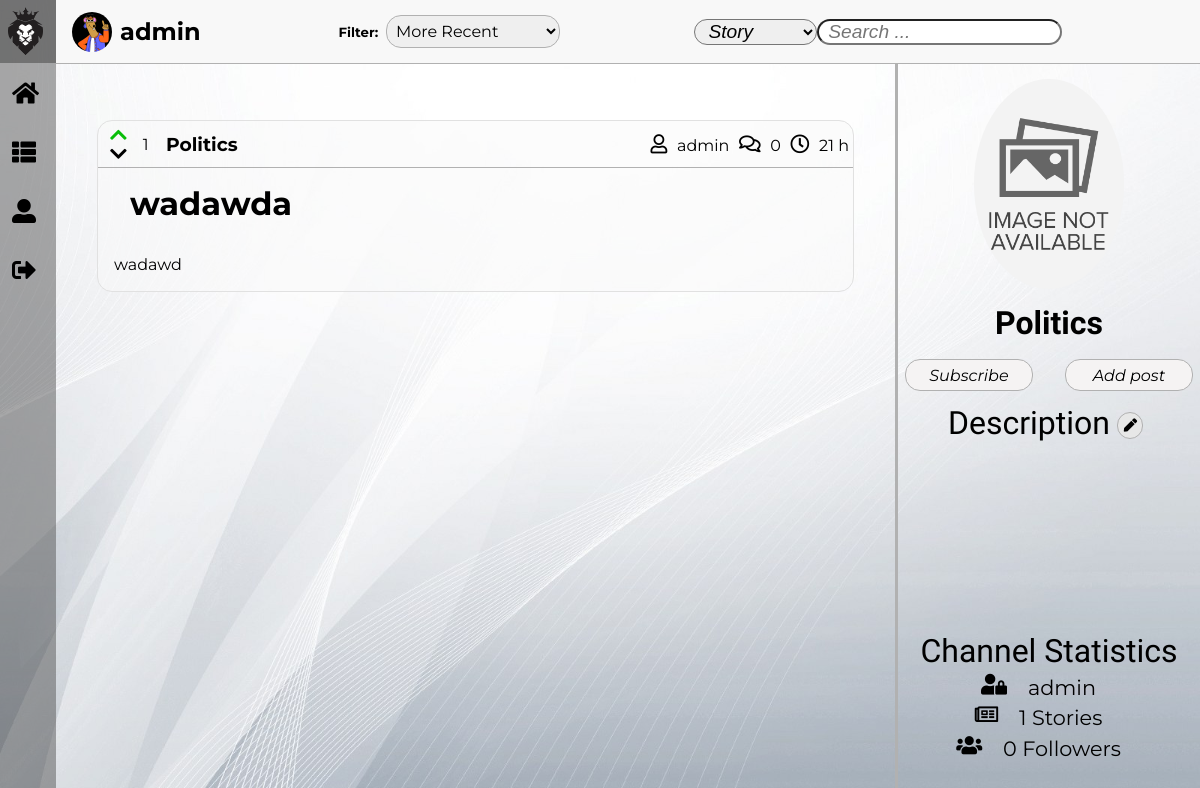
Screenshot of /pages/channel.php?channelName=Politics (signed in) with the database file from the repository.
### tables this page shows
CREATE TABLE Channel(
    name TEXT NOT NULL PRIMARY KEY,
    owner TEXT NOT NULL REFERENCES User(username),
    description TEXT      
);

CREATE TABLE Story(
    storyID INTEGER NOT NULL PRIMARY KEY,
    storyTitle TEXT NOT NULL,
    storyContent TEXT NOT NULL,
    storyPoints INTEGER,
    storyAuthor TEXT NOT NULL REFERENCES User(username),
    storyComments INTEGER NOT NULL,
    storyTime TEXT NOT NULL,
    channelName TEXT NOT NULL REFERENCES Channel(name)       
);

### pages/channel.php (called while the page is built, shortened)
<?php
    include_once('../templates/tpl_common.php');
    include_once('../templates/tpl_stories.php');
    include_once('../templates/tpl_channel.php');
    include_once('../database/db_channel.php');
    $channelName = isset($_GET['channelName']) ? $_GET['channelName'] : '';
    $filter = isset($_GET['filter']) ? $_GET['filter'] : 2;
    $searchFilter = isset($_GET['searchFilter']) ? $_GET['searchFilter'] : 2;
    $channel = get_channel($channelName);
    $channelStories = isset($_GET['search']) ? get_channel_search_stories($channelName, $filter, $searchFilter, $_GET['search']) : get_channel_stories($channelName, $filter);
    $storiesVotes = []; $votedStories = [];
    foreach($channelStories as $story) {
      $votes = get_story_votes($story['storyID']);
      $storiesVotes[$story['storyID']] = $votes == null ? 0 : $votes;
      $votedStories[$story['storyID']] = get_user_story_vote($_SESSION['username'], $story['storyID']);
    }
    $channelFollowers = count(get_channel_followers($channelName));
    $channelOwner = get_channel_owner($channelName);
    $status = check_user_subscription($_SESSION['username'], $channelName);
    draw_common(htmlentities($_SESSION['username']), ['stories.css', 'channel_aside.css'], [], $filter, $searchFilter);
    draw_stories(htmlentities_all($channelStories), htmlentities_all($storiesVotes), htmlentities_all($votedStories));
    draw_channel_aside(htmlentities_all($channel), htmlentities(count(get_channel_stories($channelName, $filter))), htmlentities($channelFollowers), htmlentities($channelOwner), htmlentities($status));
    draw_footer();
?>

### database/db_channel.php (called while the page is built, shortened)
<?php
  include_once('../includes/functions.php');
    function get_channel($channelName) {
        $db = Database::instance()->db();
        $stmt = $db->prepare('SELECT * FROM Channel WHERE name = ?');
        $stmt->execute(array($channelName));
        return $stmt->fetch();
    }
    function get_channel_stories($channelName, $filter) {
        $db = Database::instance()->db();
        $stmt = $db->prepare('SELECT * FROM Story JOIN Channel ON Story.channelName = Channel.name WHERE Story.channelName = ? ORDER BY ' . orderBy($filter));
        $stmt->execute(array($channelName));
        return $stmt->fetchall();
    }
     function get_channel_owner($channelName){
      $db = Database::instance()->db();
      $stmt = $db->prepare('SELECT owner FROM Channel WHERE Channel.name = ?');
      $stmt->execute(array($channelName));
      return $stmt->fetch()['owner'];
     }
?>

### includes/functions.php (called while the page is built, shortened)
<?php function orderBy($value) {
    switch($value) {
    default:
        return 'storyID DESC';
    break;
    }
}
function data_converter($storyTime) {
    $newStoryTime = new DateTime(date('Y-m-d H:i:s'));
    $oldStoryTime = new DateTime($storyTime);
    $interval = date_diff($newStoryTime, $oldStoryTime);
    if($interval->format('%y') !== '0')
        return $interval->format('%y Y');
    else if($interval->format('%m') !== '0')
        return $interval->format('%m M');
    else if($interval->format('%d') !== '0')
        return $interval->format('%d d');
    else if($interval->format('%h') !== '0')
        return $interval->format('%h h');
    else if($interval->format('%i') !== '0')
        return $interval->format('%i m');
    else
        return $interval->format('%s s');
}
?>
<?php function get_image($default, $directory, $folder, $element) {
    $image = $default;
    $extensions = ['jpg', 'png', 'gif'];
    for($index = 0; $index < count($extensions); $index++) {
        if(file_exists($directory . $element . '.' . $extensions[$index])) {
            $image = $folder . $element . '.' . $extensions[$index];
            break;
        }
    }
    return $image;
} ?>

### templates/tpl_stories.php (the view, shortened to what this page needs)
<?php function draw_stories($stories, $storiesVotes, $votedStories) { ?>
    <div id="masterStories">
        <form method="get" action="../pages/story.php">
            <section id="stories">  <?php
                foreach($stories as $story) { ?>
                    <article id="<?= $story['storyID'] ?>" class="storyArticle">
                        <header id="storyHeader">
                            <div id="story_<?= $story['storyID'] ?>_votes" >
                                <div>
                                    <?php
                                        if($votedStories[$story['storyID']] == 1) { ?>
                                            <div class="votes">
                                                <div>
                                                    <i id="voteUp" class="fas fa-chevron-up"></i>
                                                    <i class="fas fa-chevron-down"></i>
                                                </div>
                                                <span class="storyVotes"><?= htmlentities($storiesVotes[$story['storyID']]) ?></span>
                                            </div>
                                        <?php }
                                    ?>
                                    <a href="../pages/channel.php?channelName=<?= $story['channelName'] ?>"><h3><?= $story['channelName'] ?></h3></a>
                                </div>
                                <div>
                                    <a class="author" href="../pages/profile.php?username=<?= $story['storyAuthor'] ?>"><i class="far fa-user"></i><?= $story['storyAuthor'] ?></a>
                                    <a class="comments" href="../pages/story.php?storyID=<?= $story['storyID'] ?>#comments"><i class="far fa-comments"></i><?= $story['storyComments'] ?></a>
                                    <span class="date"><i class="far fa-clock"></i><?= data_converter($story['storyTime']) ?></span>
                                </div>
                            </div>
                            <div>
                                <h1><?= $story['storyTitle'] ?></h1>
                            </div>
                        </header>
                        <div id="storySinopse">
                            <p><?= $story['storyContent'] ?></p>
                        </div>
                    </article>
                <?php } ?>
            </section>
        </form>
    </div>
<?php } ?>

### templates/tpl_common.php (shortened to what this page needs)
<?php function draw_common($username, $css_files, $js_files, $filter, $searchFilter) { ?>
    <!DOCTYPE <!DOCTYPE html>
    <html>
        <head>
            <link rel="stylesheet" href="https://use.fontawesome.com/releases/v5.5.0/css/all.css">
            <?php foreach($css_files as $css_file) { ?>
                <link rel="stylesheet" type="text/css" media="screen" href="../css/<?=$css_file?>" />
            <?php } ?>
            <link rel="stylesheet" type="text/css" media="screen" href="../css/common.css" />
        </head>
        <body>
            <?php
                draw_dynamic_bar($username);
                draw_tool_bar($username, $filter, $searchFilter);
            ?>
<?php } ?>
<?php function draw_dynamic_bar($username) { ?>
    <header id="dynamicBar">
        <div id="header">
            <label class="kadaneIsLife" for="mobileMenu">
                <img src="../resources/images/default/logo.png" alt="Logo">
            </label>
        </div>
        <nav id="menu">
            <div class="mainMenu">
                <i class="fa fa-home"></i><a href="../pages/feed.php">Feed</a>
            </div>
            <div class="mainMenu">
                <i class="fa fa-th-list"></i><a href="../pages/show_channels.php?show=subscriptions">Channels</a>
            </div>
            <div class="mainMenu">
                <i class="fa fa-user-alt"></i><a href="../pages/profile.php?username=<?= $username ?>">Profile</a>
            </div>
            <div class="mainMenu">
                <i class="fa fa-sign-out-alt"></i><a href="../actions/action_logout.php">Logout</a>
            </div>
        </nav>
    </header>
<? } ?>
<?php function draw_tool_bar($username, $filter, $searchFilter) { ?>
    <div id="toolBar">
        <div id="info">
            <a id="user-name" href="../pages/profile.php?username=<?= $username ?>">
                <img id="asideIMG" src="../resources/images/<?= get_image('default/defaultUser.jpg', '../resources/images/users/', 'users/', sha1($username)) ?>" alt="User Image">
                <h5><?= $username ?></h5>
            </a>
        </div>
        <?php
            draw_story_filter($filter);
            draw_search_filter($searchFilter);
        ?>
    </div>
<? } ?>
<?php function draw_story_filter($filter) { ?>
    <div id="filters">
        <h5>Filter:</h5>
        <form method="get" action="<?= $_SERVER['PHP_SELF']?>">
            <select name="filter" id="filterID">
                <option <? echo $filter == 2 ? 'selected ' : '' ?>value="2">More Recent</option>
            </select>
        </form>
    </div>
<? } ?>
<?php function draw_search_filter($searchFilter) { ?>
    <div id="search">
        <form method="get" action="<?= $_SERVER['PHP_SELF']?>">
            <select name="searchFilter" id="searchFilterID">
                <option <? echo $searchFilter == 2 ? 'selected ' : '' ?>value="2">Story</option>
            </select>
            <input type="search" id="searchField" name="search" placeholder="Search ...">
        </form>
    </div>
<? } ?>
<?php function draw_footer() { ?>
        </body>
    </html>
<?php } ?>

### templates/tpl_channel.php (shortened to what this page needs)
<?php function draw_channel_aside($channel, $postedStories, $channelFollowers, $channelOwner, $status) { ?>
    <aside>
        <div id="asidePicture">
            <img id="asideIMG" src="../resources/images/<?= get_image('default/defaultChannel.png', '../resources/images/channels/', 'channels/', sha1($channel['name'])) ?>" alt="Channel Image">
        </div>
        <h3 id="channelName"><?= $channel['name'] ?></h3>
        <div id="forms">
            <form>
                <?php
                    if($status) {
                      ?> <input id="subscribeButton" class="buttons" type="button" value="Unsubscribe"> <?php
                    }
                    else {
                        ?><input id="subscribeButton" class="buttons" type="button" value="Subscribe"> <?php
                    }
                ?>
            </form>
            <form method="get" action="../pages/post.php">
                <input id="addPost" class="buttons" type="submit" value="Add post">
            </form>
        </div>
        <div id="description">
            <?php
                if($channelOwner === $_SESSION['username']) { ?>
                    <p>Description<button id="editDescription" type="button"><i class="fas fa-pen"></i></button></p>
                <?php }
                else { ?>
                    <p>Description</p>
                <?php }
            ?>
            <p id="descriptionContent"><?= $channel['description'] ?></p>
        </div>
        <div id="statistics">
            <p>Channel Statistics</p>
            <div class="statistics">
                <i class="fas fa-user-lock"></i><p><?= $channelOwner ?></p>
            </div>
            <div class="statistics">
                <i class="far fa-newspaper"></i><p><?= $postedStories ?> Stories</p>
            </div>
            <div class="statistics">
                <i class="fas fa-users"></i><p><?= $channelFollowers ?> Followers</p>
            </div>
        </div>
    </aside>
<?php } ?>

### css/stories.css (style rules this page uses)
:root { --background-color: rgb(231, 231, 231); --background-story-color: rgba(255, 255, 255, 0.5); --hover-font-color: rgb(3, 173, 192); --story-title-font: 'Montserrat', sans-serif; --story-header-font: 'Montserrat', sans-serif; --story-text-font: 'Montserrat', sans-serif; --story-hover: rgb(248, 248, 248); --border-color: rgb(54, 54, 54); }
#masterStories { grid-area: content; width: 100%; height: 100%; overflow: hidden; }
#stories { margin: 0%; width: 100%; max-height: 95%; overflow-y: auto; padding-right: 20px; }
#stories > article { margin: 3.5em auto; width: 90%; height: auto; border-radius: 15px; border: solid rgb(225, 225, 225) 1px; background-color: rgba(250, 250, 250, 0.5); transition: 0.25s; }
#storyHeader div { display: flex; justify-content: space-between; }
#storyHeader > div:first-child h3 { margin: 0em; }
#storyHeader > div:first-child > * { margin: 0.25em; font-family: var(--story-header-font); }
#storyHeader > div:first-child > * > * > * { padding: 0em 0.5em; }
#storyHeader > div:first-child { border-bottom: solid var(--border-color) 1px; }
#storyHeader > div:last-child { padding: 0em; justify-content: flex-start; flex-direction: column; display: flex; }
#storyHeader i { padding-top: 0.25em; font-size: 1.2em; }
#storyHeader a , span { margin: auto 0em; }
a { color: black; }
.storyVotes { padding: 0em; }
#storyHeader div:first-child div:first-child div:first-child > div { flex-direction: column; display: flex; }
#storyHeader div:first-child div:first-child div:first-child > div i { padding: 0em; }
#storyHeader div:last-child h1 { margin: 0em; padding: 0.5em 0em 0.5em 1em; width: auto; height: auto; font-family: var(--story-title-font); font-size: 2em; }
#storySinopse { margin: 0em; padding: 1em 1em 1em 1em; max-height: 5em; max-width: 100%; overflow: hidden; font-family: var(--story-text-font); }
#storySinopse > p { overflow: hidden; line-height: 1.2em; max-height: 4.8em; padding-right: 1em; margin: 0em; text-align: justify; }
#storySinopse > p:before { right: 0; bottom: 0; position: absolute; }
#storySinopse > p:after { right: 0; width: 1em; height: 1em; margin-top: 0.2em; position: absolute; content: ''; }
#voteUp { color:rgb(9, 190, 9); }

### rows the page displays
channel: owner "admin", name "Politics"
story: storyID "1", channelName "Politics", storyAuthor "admin", storyComments "0", storyTime "21 h", storyTitle "wadawda", storyContent "wadawd"

### other values shown
$postedStories "1"
$channelFollowers "0"
